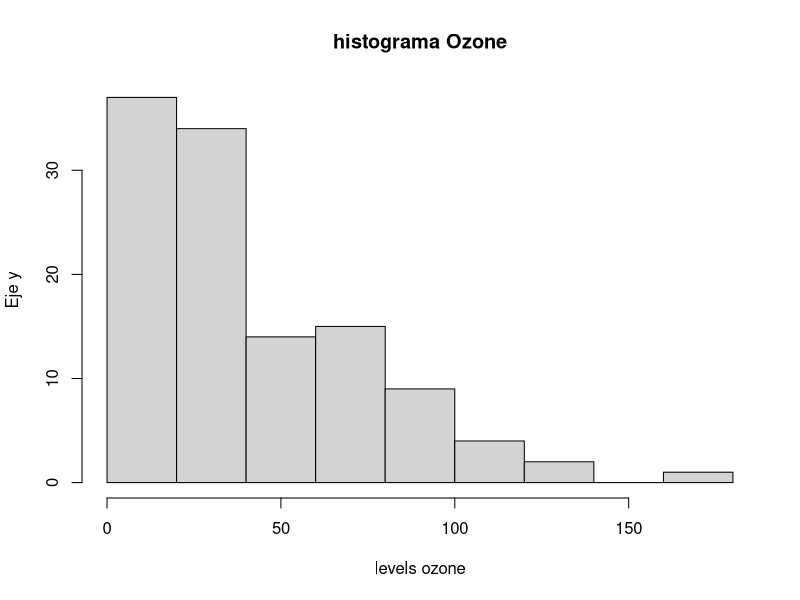
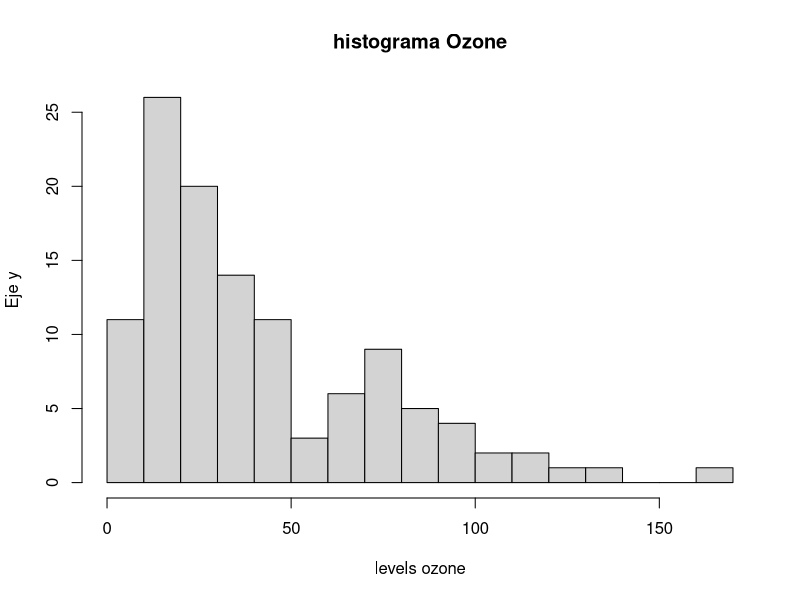
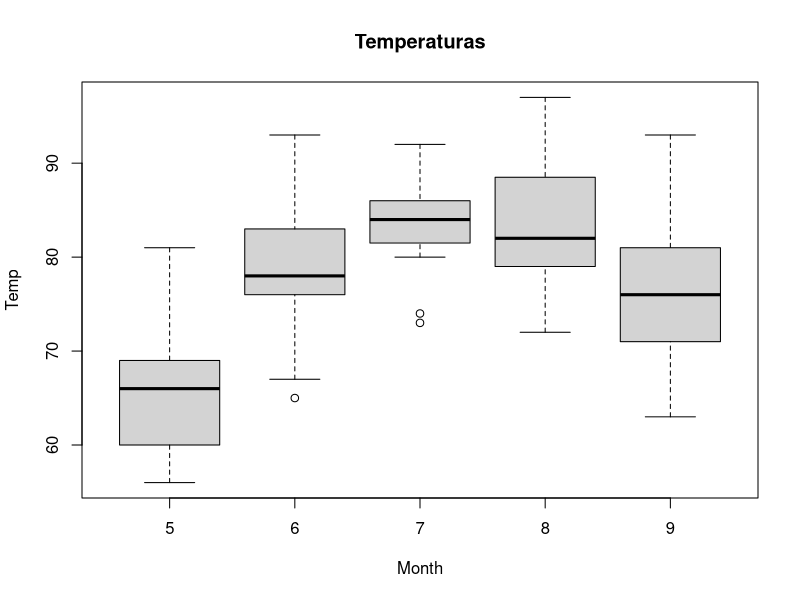
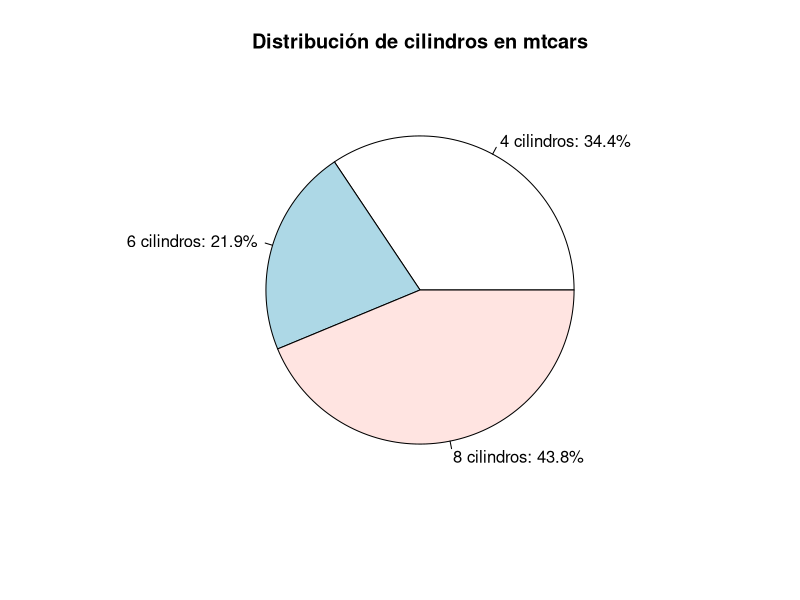

Reproduce these figures in R, in order. (Note: this script raises an error after producing the figures.)
# ==============================================================================
# UNIVERSIDAD DE COSTA RICA  -  ESCUELA DE ESTADISTICA
# XS-0129  PROGRAMACION PARA ESTADISTICA I
# ------------------------------------------------------------------------------
# PRACTICA SEMANA 11: CONSTRUCCION DE GRAFICOS CON R
# MODALIDAD: TRABAJO COLABORATIVO EN GIT / GITHUB
# Valor: 1% adicional sobre nota de curso
# Fecha entrega máxima: martes 26/05/2026
# Entrega esperada: documento PDF con enlace a repositorio
# ==============================================================================
#
# Esta practica se realiza EN PAREJAS o EN GRUPOS DE TRES personas.
# El grupo entrega un UNICO archivo .R, pero administrado de forma colaborativa
# en un repositorio de GitHub. Cada integrante DEBE aportar al menos un ejercicio
# con sus propios commits, de modo que el historial demuestre la participacion
# individual de cada quien.
#
# ------------------------------------------------------------------------------
# DATOS DEL GRUPO
# ------------------------------------------------------------------------------
# Integrante A: ______________________  Carne: __________  GitHub: ____________
# Integrante B: ______________________  Carne: __________  GitHub: ____________
# Integrante C: ______________________  Carne: __________  GitHub: ____________
#               (deje en blanco si el grupo es de dos personas)
#
# ------------------------------------------------------------------------------
# OBJETIVOS DE APRENDIZAJE
# ------------------------------------------------------------------------------
#   1. Construir e interpretar graficos con el paquete base de R.
#   2. Aplicar la gramatica de graficos del paquete ggplot2 por capas.
#   3. Representar informacion geografica mediante mapas en R.
#   4. INVESTIGAR de forma autonoma otras librerias de visualizacion de R,
#      documentarlas y compararlas con las herramientas vistas en clase.
#   5. Utilizar Git y GitHub para versionar y desarrollar codigo de forma
#      COLABORATIVA (clonar, ramas, commits, pull requests y fusiones).
#
# ==============================================================================
# INSTRUCCIONES GENERALES
# ==============================================================================
#   - Trabajen DENTRO de este mismo archivo .R. Escriban su codigo debajo de
#     cada enunciado, en las lineas marcadas con ">>> ESCRIBA SU CODIGO AQUI".
#   - NO borren los enunciados (lineas que inician con #). Forman parte de la
#     entrega y permiten evaluar la practica.
#   - Cuando se pida COMENTAR o INTERPRETAR, escriban la respuesta como
#     comentario (#) justo debajo del codigo correspondiente.
#   - El archivo debe ejecutarse SIN ERRORES de principio a fin. Verifiquenlo
#     con source() o Ctrl+Shift+Enter (RStudio) antes de la entrega final.
#   - Cada ejercicio indica su INTEGRANTE RESPONSABLE entre corchetes, por
#     ejemplo  [Responsable: Integrante B]. Esa persona debe escribir el codigo
#     y subirlo con SUS PROPIOS commits (ver Parte 5).
#   - Esta practica vale 100 puntos. La distribucion aparece en cada parte.
#   - Todos los ejercicios deben estar completos y no debe haber commits 
#     luego de las 11:59 de hoy 26/05/2026
#
# ------------------------------------------------------------------------------
# REPARTO DE EJERCICIOS ENTRE INTEGRANTES
# ------------------------------------------------------------------------------
#   Integrante A : Ej 1.1, Ej 1.4, Ej 2.1, Ej 2.4, Ej 3.2  + redacta el README
#   Integrante B : Ej 1.2, Ej 1.5, Ej 2.2, Ej 2.5, Ej 3.3  + Ficha 4.2
#   Integrante C : Ej 1.3, Ej 1.6, Ej 2.3, Ej 3.1, Ej 4.4
#   TODO EL GRUPO: Parte 0, Ej 4.1 (eleccion de libreria) y Ej 4.3 (ejemplo).
#
#   * SI EL GRUPO ES DE DOS PERSONAS: no existe Integrante C. Repartan sus
#     ejercicios de forma equitativa entre A y B y ANOTEN aqui como quedaron:
#     Ej 1.3 -> ____   Ej 1.6 -> ____   Ej 2.3 -> ____   Ej 3.1 -> ____
#     Ej 4.4 -> ____
#
#   El reparto busca que cada persona practique graficos base, ggplot2 y mapas.
#   Esta permitido AYUDARSE entre integrantes, pero cada quien debe SUBIR con
#   sus propios commits los ejercicios de los que es responsable.
#
# ------------------------------------------------------------------------------
# CONJUNTOS DE DATOS
# ------------------------------------------------------------------------------
#   Se trabajara con datasets incluidos en la instalacion base de R, por lo que
#   NO se requiere descargar archivos. Exploren su documentacion con help():
#       help("airquality")   # calidad del aire (Nueva York, 1973)
#       help("mtcars")       # caracteristicas de 32 automoviles
#       help("iris")         # medidas de tres especies de flores
#       help("ToothGrowth")  # crecimiento dental en conejillos de indias
# ==============================================================================


# ==============================================================================
# PARTE 0 - PREPARACION DEL ENTORNO  (5 puntos)   [Responsable: TODO EL GRUPO]
# ==============================================================================
#
# 0.1  Limpien el entorno de trabajo y carguen los datos que utilizaran.
#      Verifiquen la estructura y un resumen de cada conjunto de datos.

rm(list = ls())          # limpia el entorno
data("airquality")
data("mtcars")
data("iris")
data("ToothGrowth")

# >>> ESCRIBA SU CODIGO AQUI: use str() y summary() sobre airquality y mtcars.

str(airquality)
summary(airquality)
str(mtcars)
summary(mtcars)


# 0.2  En un comentario, indiquen cuantas observaciones y cuantas variables
#      tiene 'airquality' y mencionen si contiene valores faltantes (NA).
#
# Respuesta 0.2: _______________________________________________________________

# airquality tiene 153 observaciones y si contiene valores NA

# ==============================================================================
# PARTE 1 - GRAFICOS BASE DE R  (25 puntos)
# ==============================================================================
# Recuerden los argumentos comunes de las funciones graficas base:
#   main  = titulo        xlab / ylab = etiquetas de ejes
#   col   = color         xlim / ylim = limites de los ejes
#   pch   = tipo de punto border = color del borde
# ------------------------------------------------------------------------------

# ------------------------------------------------------------------------------
# Ejercicio 1.1  GRAFICO DE BARRAS  (4 pts)        [Responsable: Integrante A]
# ------------------------------------------------------------------------------
# Construya un grafico de barras VERTICAL de la variable airquality$Wind.
# Asignele un titulo, una etiqueta de eje y un color de su eleccion.

# >>> ESCRIBA SU CODIGO AQUI:



# ------------------------------------------------------------------------------
# Ejercicio 1.2  HISTOGRAMA  (4 pts)               [Responsable: Integrante B]
# ------------------------------------------------------------------------------
# Construya un histograma de airquality$Ozone. Modifique el argumento 'breaks'
# para obtener al menos dos versiones (por ejemplo breaks = 5 y breaks = 15).
# COMENTE como cambia la interpretacion al variar el numero de clases.

# >>> ESCRIBA SU CODIGO AQUI:

hist(airquality$Ozone,
     breaks = 6,
     main = "histograma Ozone",
     xlab = "levels ozone",
     ylab = "Eje y")

hist(airquality$Ozone,
     breaks =16,
     main = "histograma Ozone",
     xlab = "levels ozone",
     ylab = "Eje y")


# Comentario 1.2: ______________________________________________________________

# Al agregar diferentes valores de break lo uqe cambia son la cantidad de barras creadas en el histograma



# ------------------------------------------------------------------------------
# Ejercicio 1.3  DIAGRAMA DE CAJAS  (4 pts)        [Responsable: Integrante C]
# ------------------------------------------------------------------------------
# Construya un diagrama de cajas de airquality$Temp SEGUN el mes (Temp ~ Month).
# Pista: use la formula  boxplot(Temp ~ Month, data = airquality, ...).
# Interprete: en que mes se observa la mayor temperatura mediana.

# >>> ESCRIBA SU CODIGO AQUI:


boxplot(Temp ~ Month, data = airquality,
        main = "Temperaturas")

# Comentario 1.3: ______________________________________________________________

# En el mes 9 septiembre se registra la mayor temperatura  

# ------------------------------------------------------------------------------
# Ejercicio 1.4  DIAGRAMA DE DISPERSION  (4 pts)   [Responsable: Integrante A]
# ------------------------------------------------------------------------------
# Construya un grafico de dispersion entre airquality$Temp (eje X) y
# airquality$Ozone (eje Y). Use pch = 19 y describa la relacion observada.

# >>> ESCRIBA SU CODIGO AQUI:



# Comentario 1.4: ______________________________________________________________



# ------------------------------------------------------------------------------
# Ejercicio 1.5  GRAFICO DE PIE  (4 pts)           [Responsable: Integrante B]
# ------------------------------------------------------------------------------
# A partir de mtcars, cuente cuantos automoviles tienen 4, 6 y 8 cilindros
# (variable 'cyl') y represente esa distribucion en un grafico de pie.
# Agregue al grafico el PORCENTAJE correspondiente a cada categoria.
# Pista: table(mtcars$cyl) y construya las etiquetas con paste0() y round().

# >>> ESCRIBA SU CODIGO AQUI:

conteo_cyl <- table(mtcars$cyl)


porcentajes <- prop.table(conteo_cyl) * 100


etiquetas <- paste0(
  names(conteo_cyl),
  " cilindros: ",
  round(porcentajes, 1),
  "%"
)

# Gráfico de pie
pie(
  conteo_cyl,
  labels = etiquetas,
  main = "Distribución de cilindros en mtcars"
)
# ------------------------------------------------------------------------------
# Ejercicio 1.6  MULTIPLES GRAFICOS Y EXPORTACION  (5 pts)  [Resp.: Integrante C]
# ------------------------------------------------------------------------------
# a) Use par(mfrow = c(1, 2)) para colocar DOS graficos base de su eleccion
#    lado a lado. Restablezca el panel con par(mfrow = c(1, 1)) al terminar.
# b) Exporte uno de sus graficos a un archivo PNG usando png() ... dev.off().
#    IMPORTANTE: agregue ese .png al .gitignore (vea la Parte 5) para NO
#    versionar imagenes generadas automaticamente.

# >>> ESCRIBA SU CODIGO AQUI:



# ==============================================================================
# PARTE 2 - GRAFICOS CON ggplot2  (20 puntos)
# ==============================================================================
# Recuerden la estructura por CAPAS de la gramatica de graficos:
#   ggplot(datos, aes(...)) +   # datos + mapeo estetico
#       geom_*()            +   # geometria (puntos, barras, lineas...)
#       scale_*()           +   # escalas (colores, ejes)
#       facet_*()           +   # paneles por subconjuntos
#       labs()              +   # titulos y etiquetas
#       theme_*()               # apariencia general
# ------------------------------------------------------------------------------

# 2.0  Instalen (si es necesario) y carguen el paquete.
# install.packages("ggplot2")   # descomente solo si aun no lo tiene instalado
library(ggplot2)

# ------------------------------------------------------------------------------
# Ejercicio 2.1  PRIMER GRAFICO ggplot2  (4 pts)   [Responsable: Integrante A]
# ------------------------------------------------------------------------------
# Reproduzca el diagrama de dispersion del Ejercicio 1.4 (Temp vs Ozone) pero
# ahora con ggplot2 y geom_point().

# >>> ESCRIBA SU CODIGO AQUI:



# ------------------------------------------------------------------------------
# Ejercicio 2.2  MAPEO ESTETICO  (4 pts)           [Responsable: Integrante B]
# ------------------------------------------------------------------------------
# Al grafico anterior, agregue dentro de aes() el COLOR del punto segun el mes.
# Pista: como 'Month' es numerica, conviertala con factor(Month).
# COMENTE que aporta esta tercera variable a la lectura del grafico.

# >>> ESCRIBA SU CODIGO AQUI:



# Comentario 2.2: ______________________________________________________________



# ------------------------------------------------------------------------------
# Ejercicio 2.3  GEOMETRIAS ADICIONALES Y FACETAS  (4 pts)  [Resp.: Integrante C]
# ------------------------------------------------------------------------------
# Sobre el grafico del 2.2, agregue:
#   - una capa geom_smooth(method = "lm") para mostrar la tendencia lineal;
#   - un facet_wrap(~ Month) para separar un panel por mes.

# >>> ESCRIBA SU CODIGO AQUI:



# ------------------------------------------------------------------------------
# Ejercicio 2.4  GRAFICO DE BARRAS CON ggplot2  (4 pts)  [Resp.: Integrante A]
# ------------------------------------------------------------------------------
# Con el dataset 'iris', construya un grafico de barras que muestre el promedio
# de Sepal.Length por especie (Species). Use stat = "summary", fun = "mean".

# >>> ESCRIBA SU CODIGO AQUI:



# ------------------------------------------------------------------------------
# Ejercicio 2.5  PERSONALIZACION COMPLETA  (4 pts) [Responsable: Integrante B]
# ------------------------------------------------------------------------------
# Tome cualquiera de los graficos anteriores y combine TODAS las capas:
# labs() con titulo, subtitulo, etiquetas de ejes y fuente; un scale_*() para
# personalizar colores; y un theme_*() distinto al predeterminado.

# >>> ESCRIBA SU CODIGO AQUI:



# ==============================================================================
# PARTE 3 - GRAFICOS CON MAPAS  (15 puntos)
# ==============================================================================
# 3.0  Instalen (si es necesario) y carguen el paquete 'maps'.
# install.packages("maps", dep = TRUE)   # descomente si aun no lo tiene
library(maps)

# ------------------------------------------------------------------------------
# Ejercicio 3.1  MAPA BASE  (5 pts)                [Responsable: Integrante C]
# ------------------------------------------------------------------------------
# Dibuje el mapa del mundo con map(database = "world").
# Luego dibuje UNICAMENTE el mapa de un pais a su eleccion.
# Pista: map("world", regions = "Costa Rica", fill = TRUE, col = "lightgreen").

# >>> ESCRIBA SU CODIGO AQUI:



# ------------------------------------------------------------------------------
# Ejercicio 3.2  MAPA POLIGONAL CON ggplot2  (5 pts)  [Resp.: Integrante A]
# ------------------------------------------------------------------------------
# Use map_data() para obtener el contorno de un pais o region y dibujelo con
# ggplot2 + geom_polygon(). Aplique coord_quickmap() para corregir la escala.
# Pista:
#   region <- map_data("world", region = "Costa Rica")
#   ggplot(region, aes(long, lat, group = group)) +
#       geom_polygon(...) + coord_quickmap()

# >>> ESCRIBA SU CODIGO AQUI:



# ------------------------------------------------------------------------------
# Ejercicio 3.3  AGREGAR PUNTOS AL MAPA  (5 pts)   [Responsable: Integrante B]
# ------------------------------------------------------------------------------
# Sobre el mapa anterior, agregue uno o varios puntos con coordenadas conocidas
# (por ejemplo, la ciudad donde vive cada integrante del grupo). Use geom_point()
# y, opcionalmente, geom_text() o annotate() para etiquetar el punto.
# Pista: San Jose, Costa Rica  ->  long = -84.09, lat = 9.93

# >>> ESCRIBA SU CODIGO AQUI:



# ==============================================================================
# PARTE 4 - INVESTIGACION: OTRAS LIBRERIAS DE GRAFICOS EN R  (20 puntos)
# ==============================================================================
#
# El ecosistema de R ofrece MUCHAS librerias de visualizacion mas alla del
# paquete base, ggplot2 y maps. En esta parte el grupo debera INVESTIGAR de
# forma autonoma y aplicar una de ellas.
#
# ------------------------------------------------------------------------------
# 4.1  SELECCION DE LA LIBRERIA  (2 pts)           [Responsable: TODO EL GRUPO]
# ------------------------------------------------------------------------------
# Elijan UNA libreria de la siguiente lista (o propongan otra y consultenla con
# la persona docente). Anoten su eleccion en el comentario indicado.
#
#   GRAFICOS INTERACTIVOS
#     - plotly        : convierte graficos en interactivos (zoom, hover).
#     - highcharter   : graficos interactivos basados en Highcharts.
#     - dygraphs      : series de tiempo interactivas.
#
#   EXTENSIONES DE ggplot2
#     - ggridges      : graficos de densidad superpuestos ("joyplots").
#     - gganimate     : animaciones a partir de graficos ggplot2.
#     - patchwork     : combina varios graficos ggplot2 en un mismo panel.
#     - ggpubr        : graficos con apariencia "lista para publicar".
#     - ggthemes      : temas y paletas adicionales para ggplot2.
#
#   MAPAS INTERACTIVOS
#     - leaflet       : mapas interactivos con marcadores y capas.
#     - tmap          : mapas tematicos (modo estatico e interactivo).
#
#   GRAFICOS ESPECIALIZADOS
#     - corrplot      : visualizacion de matrices de correlacion.
#     - treemap       : mapas de arbol (treemaps) jerarquicos.
#     - GGally        : matrices de graficos y graficos de pares.
#     - wordcloud     : nubes de palabras.
#     - lattice       : sistema de graficos alternativo (graficos en celosia).
#
# Libreria elegida: ____________________________________________________________
# Justifiquen en una o dos lineas por que la eligieron:
#   ___________________________________________________________________________
#
# ------------------------------------------------------------------------------
# 4.2  FICHA DE DOCUMENTACION  (6 pts)             [Responsable: Integrante B]
# ------------------------------------------------------------------------------
# Investiguen en la documentacion oficial (CRAN, viñetas, sitio del paquete) y
# COMPLETEN la siguiente ficha como comentarios. Indiquen las fuentes.
#
#   a) Nombre del paquete y autor(es) principales:
#      _________________________________________________________________________
#   b) Para que tipo de visualizaciones se utiliza:
#      _________________________________________________________________________
#   c) Funcion(es) principal(es) del paquete y que hace cada una:
#      _________________________________________________________________________
#   d) Una ventaja y una limitacion frente al paquete base o ggplot2:
#      Ventaja:    ______________________________________________________________
#      Limitacion: ______________________________________________________________
#   e) Fuentes consultadas (al menos dos, con su enlace):
#      1) _______________________________________________________________________
#      2) _______________________________________________________________________
#
# ------------------------------------------------------------------------------
# 4.3  EJEMPLO APLICADO  (8 pts)                   [Responsable: TODO EL GRUPO]
# ------------------------------------------------------------------------------
# Instalen y carguen la libreria elegida. Luego construyan UN grafico funcional
# con alguno de los datasets de esta practica (airquality, mtcars, iris o
# ToothGrowth). El grafico debe tener titulo y etiquetas de ejes claras.
# Documenten cada paso con comentarios.
#
# SUGERENCIA DE COLABORACION: este ejercicio es del grupo completo. Trabajenlo
# en una rama compartida (por ejemplo 'feature/parte4') y resuelvan en conjunto
# cualquier conflicto de fusion que aparezca.

# install.packages("__________")   # escriba aqui el nombre de su libreria
# library(__________)

# >>> ESCRIBA SU CODIGO AQUI:



# ------------------------------------------------------------------------------
# 4.4  COMPARACION Y REFLEXION  (4 pts)            [Responsable: Integrante C]
# ------------------------------------------------------------------------------
# Reproduzca un grafico EQUIVALENTE o lo mas parecido posible al del punto 4.3
# usando el paquete base o ggplot2. Luego responda en comentarios:
#
#   a) Que diferencias noto en la cantidad y claridad del codigo:
#      _________________________________________________________________________
#   b) En que situacion recomendaria usar la libreria investigada y en cual
#      preferiria el paquete base o ggplot2:
#      _________________________________________________________________________

# >>> ESCRIBA AQUI EL GRAFICO EQUIVALENTE CON BASE O ggplot2:



# ==============================================================================
# PARTE 5 - TRABAJO COLABORATIVO CON GIT Y GITHUB  (15 puntos)
# ==============================================================================
#
# Esta parte NO se "programa" en R: se EVIDENCIA en el repositorio de GitHub del
# grupo. Sigan el flujo de trabajo descrito abajo. Todos los comandos de Git se
# escriben en la TERMINAL del sistema (no en la consola de R), o pueden usar el
# panel Git de RStudio / GitHub Desktop si lo prefieren.
#
# ------------------------------------------------------------------------------
# 5.1  CREACION Y CONFIGURACION DEL REPOSITORIO  (4 pts)
# ------------------------------------------------------------------------------
# a) UNA sola persona del grupo crea en GitHub un repositorio llamado:
#       XS0129-P11-Apellido1-Apellido2
#    Configurelo como público e inicialicelo con un archivo README.md.
#
# b) Esa persona agrega como COLABORADORES (Settings > Collaborators) a:
#       - cada integrante del grupo (con su usuario de GitHub), y
#       - el usuario de la persona docente:  __________________ (a indicar).
#
# c) Cada integrante CLONA el repositorio en su computadora:
#       git clone https://github.com/usuario/XS0129-P11-Apellido1-Apellido2.git
#
# d) Coloquen este archivo .R dentro del repositorio y configuren su identidad
#    (la primera vez en cada computadora):
#       git config --global user.name  "Nombre Apellido"
#       git config --global user.email "correo@ucr.ac.cr"
#
# ------------------------------------------------------------------------------
# 5.2  ARCHIVOS DEL REPOSITORIO  (3 pts)
# ------------------------------------------------------------------------------
# El repositorio debe contener al menos:
#   - Practica_Semana_11_-_Graficos_en_R.R   (este archivo)
#   - README.md   : redactado por el Integrante A. Debe incluir el nombre del
#                   curso, los integrantes del grupo y una breve descripcion.
#   - .gitignore  : debe ignorar archivos generados (por ejemplo *.png del
#                   Ejercicio 1.6, la carpeta .Rproj.user/ y el archivo .Rhistory).
#
#   Contenido sugerido para .gitignore:
#       .Rhistory
#       .RData
#       .Rproj.user/
#       *.png
#
# ------------------------------------------------------------------------------
# 5.3  FLUJO DE TRABAJO POR RAMAS Y COMMITS  (5 pts)
# ------------------------------------------------------------------------------
# Cada integrante trabaja sus ejercicios asignados en SU PROPIA RAMA y luego
# los integra mediante un Pull Request. Pasos para cada integrante:
#
#   1) Actualizar la rama principal y crear la rama personal:
#        git checkout main
#        git pull origin main
#        git checkout -b parte-integranteA      # use su letra: A, B o C
#
#   2) Escribir el codigo de SUS ejercicios en este archivo y guardarlo.
#
#   3) Registrar el avance con commits. Haga UN COMMIT POR EJERCICIO, usando
#      mensajes claros que incluyan el numero del ejercicio. Ejemplos:
#        git add Practica_Semana_11_-_Graficos_en_R.R
#        git commit -m "Ej 1.1: grafico de barras vertical de Wind"
#        git commit -m "Ej 2.1: dispersion Temp vs Ozone con ggplot2"
#
#   4) Subir la rama al repositorio remoto:
#        git push origin parte-integranteA
#
#   5) En GitHub, abrir un PULL REQUEST de su rama hacia 'main'. Otro
#      integrante debe REVISARLO y aprobarlo antes de fusionarlo (merge).
#
# REQUISITO MINIMO VERIFICABLE: en el historial (git log o la pestaña Insights
# de GitHub) debe constar que CADA integrante realizo, como minimo, UN commit
# por cada ejercicio del que es responsable, con su propia cuenta de GitHub.
#
# ------------------------------------------------------------------------------
# 5.4  RESOLUCION DE CONFLICTOS Y BITACORA  (3 pts)
# ------------------------------------------------------------------------------
# Como todos editan el mismo archivo, es probable que aparezca al menos un
# CONFLICTO DE FUSION al hacer merge. Resuelvanlo en conjunto y, una vez
# terminada la practica, completen abajo una breve bitacora del trabajo.
#
#   BITACORA DEL GRUPO (responder como comentarios):
#   a) Cuantas ramas y cuantos pull requests crearon en total:
#      _________________________________________________________________________
#   b) Describan brevemente un conflicto de fusion que enfrentaron y como lo
#      resolvieron (o expliquen como lo evitaron):
#      _________________________________________________________________________
#   c) Que aprendio el grupo sobre el trabajo colaborativo con Git:
#      _________________________________________________________________________
#
# ==============================================================================
# RUBRICA DE EVALUACION (resumen)
# ==============================================================================
#   Parte 0  - Preparacion del entorno ............................   5 pts
#   Parte 1  - Graficos base de R .................................  25 pts
#   Parte 2  - Graficos con ggplot2 ...............................  20 pts
#   Parte 3  - Graficos con mapas .................................  15 pts
#   Parte 4  - Investigacion de otras librerias ...................  20 pts
#   Parte 5  - Trabajo colaborativo con Git y GitHub ..............  15 pts
#                                                            TOTAL = 100 pts
#
#   CONSIDERACIONES SOBRE LA NOTA DE GRUPO:
#   - Se descuentan hasta 5 puntos si el archivo NO se ejecuta completo sin
#     errores o si se eliminan los enunciados originales.
#   - El historial de commits es individual: si un integrante NO presenta
#     commits propios de sus ejercicios asignados, esos puntos NO se le
#     acreditan, aunque el ejercicio aparezca resuelto en el archivo final.
#   - La entrega consiste en compartir la URL del repositorio (con la persona
#     docente ya agregada como colaboradora). NO se reciben archivos por correo.
#
# ==============================================================================
# FIN DE LA PRACTICA - SEMANA 11
# ==============================================================================



barplot()
